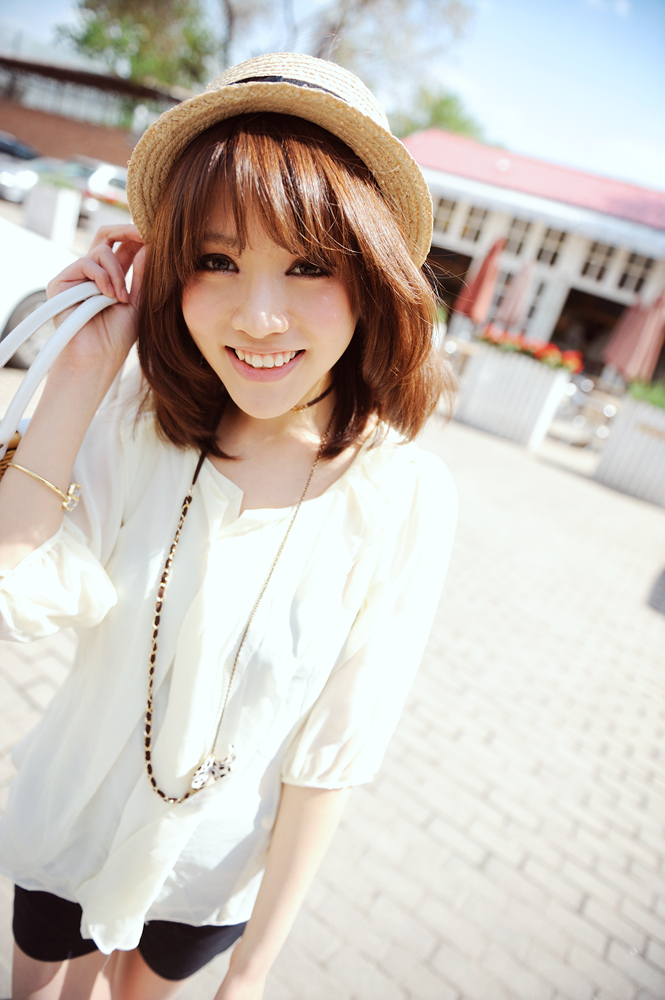
//> input picture ReadShowSave/fifth.jpg, 665 x 1000 px
$ ./Main   (built with g++ and OpenCV 4)
//> lines starting //> are read from the running program, lines starting //| are printed output that depends on the picture
#include <iostream>
#include <opencv2\opencv.hpp>
using namespace std;
using namespace cv;
const char * source_window = "source";
const char* canny_window = "canny";
int main() {
	Mat source = imread("fifth.jpg", 1);
//> source is the input picture: 1000 rows x 665 cols, CV_8UC3; mean B, G, R 187, 194.5, 202.4
	Mat temp(source.rows, source.cols, CV_8UC1);
	cvtColor(source, temp, COLOR_BGR2GRAY);
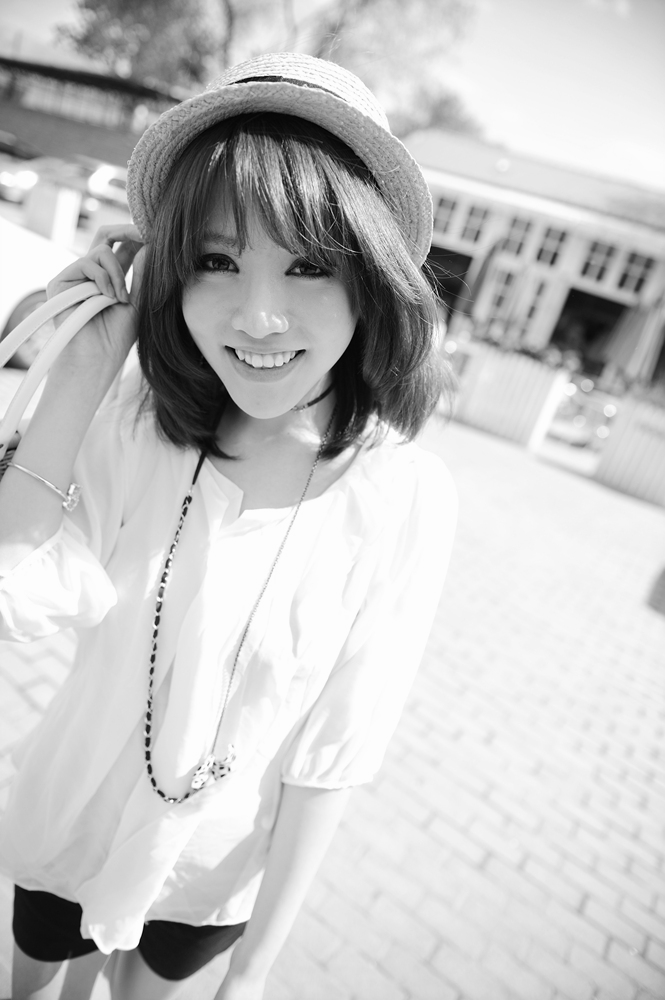
//> temp: 1000 rows x 665 cols, CV_8UC1; min 1, max 255, mean 196.1
	Canny(temp, temp, 50, 200);
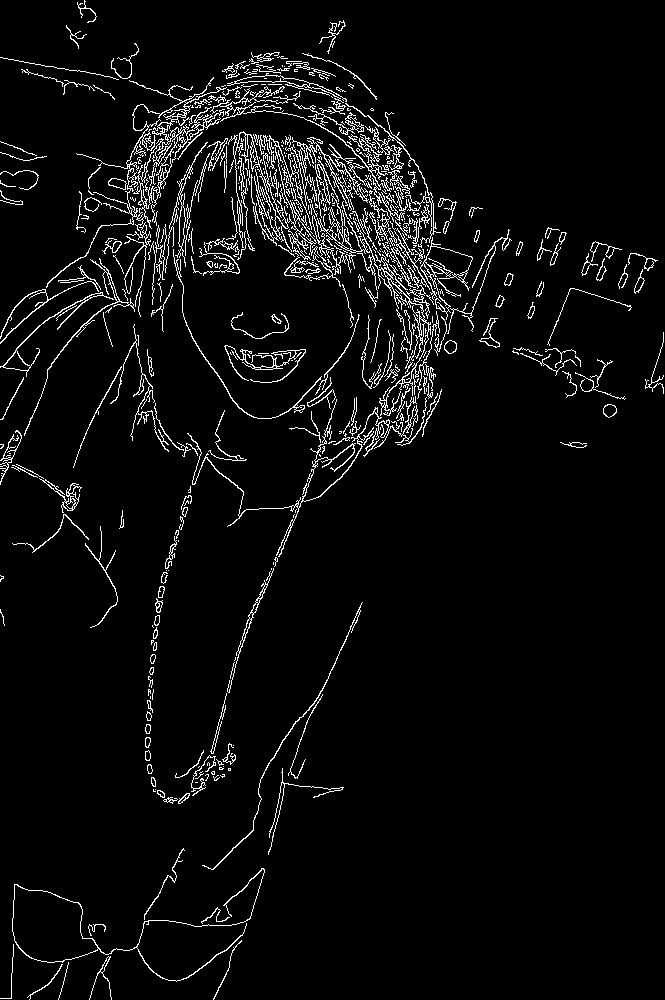
//> temp: 1000 rows x 665 cols, CV_8UC1; 4.7% white in thin lines or dots
	imwrite("fifth_canny.jpg", temp);
	cvNamedWindow(source_window);
	cvNamedWindow(canny_window);
	imshow(source_window, source);
	imshow(canny_window, temp);
	waitKey(0);
	cvDestroyWindow(source_window);
	cvDestroyWindow(canny_window);
	return 0;
}
